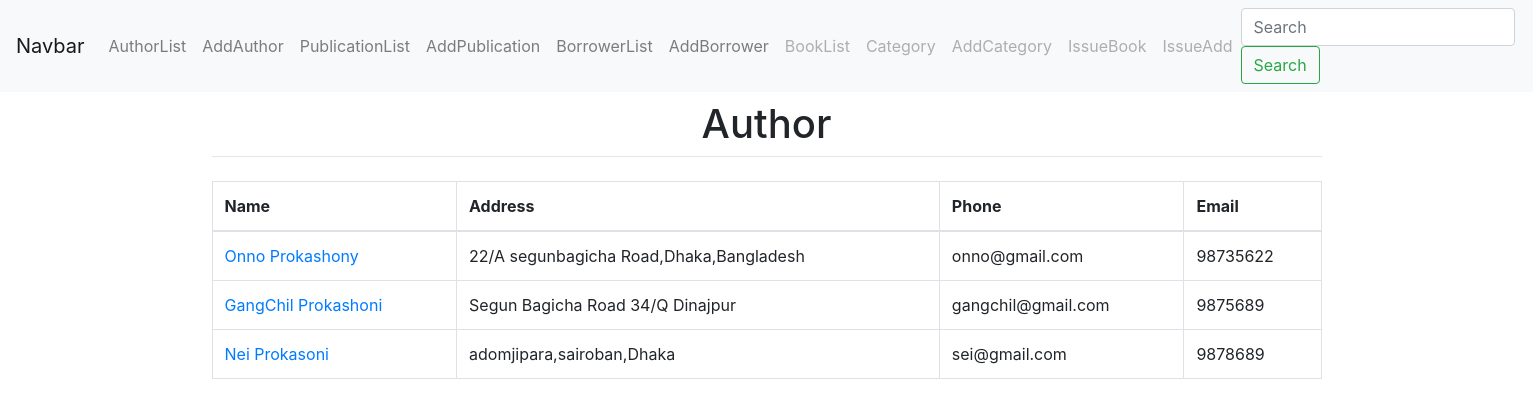
/publication/, run on the app's committed database.
### book/models.py (models this page shows, shortened)
class Publication(models.Model):
    name = models.CharField(max_length=30)
    address=models.TextField(max_length=100)
    phone=models.IntegerField()
    email=models.EmailField()

### book/views.py (the view)
# urls.py: path('publication/', PublicationListView.as_view(), name='publication_list'),
class PublicationListView(ListView):
	model = Publication
	context_object_name = 'book'

### templates/book/publication_list.html
{% extends 'base.html' %}
{% block content %}
  <table class="table table-bordered">
    <thead>
      <tr>
        <th>Name</th>
        <th>Address</th>
        <th>Phone</th>
        <th>Email</th>
      </tr>
    </thead>
    <tbody>
      {% for publication in book %}
        <tr>
          <td><a href="{% url 'publication_edit' publication.pk %}">{{ publication.name }}</a></td>
          <td>{{ publication.address }}</td>
          <td>{{ publication.email }}</td>
          <td>{{ publication.phone }}</td>
        </tr>
      {% empty %}
        <tr class="table-active">
          <td colspan="3">No data</td>
        </tr>
      {% endfor %}
    </tbody>
  </table>
{% endblock %}

### data on the page
Publication: name "Onno Prokashony", address "22/A segunbagicha Road,Dhaka,Bangladesh", email "onno@gmail.com", phone "98735622"
Publication: name "GangChil Prokashoni", address "Segun Bagicha Road 34/Q Dinajpur", email "gangchil@gmail.com", phone "9875689"
Publication: name "Nei Prokasoni", address "adomjipara,sairoban,Dhaka", email "sei@gmail.com", phone "9878689"
